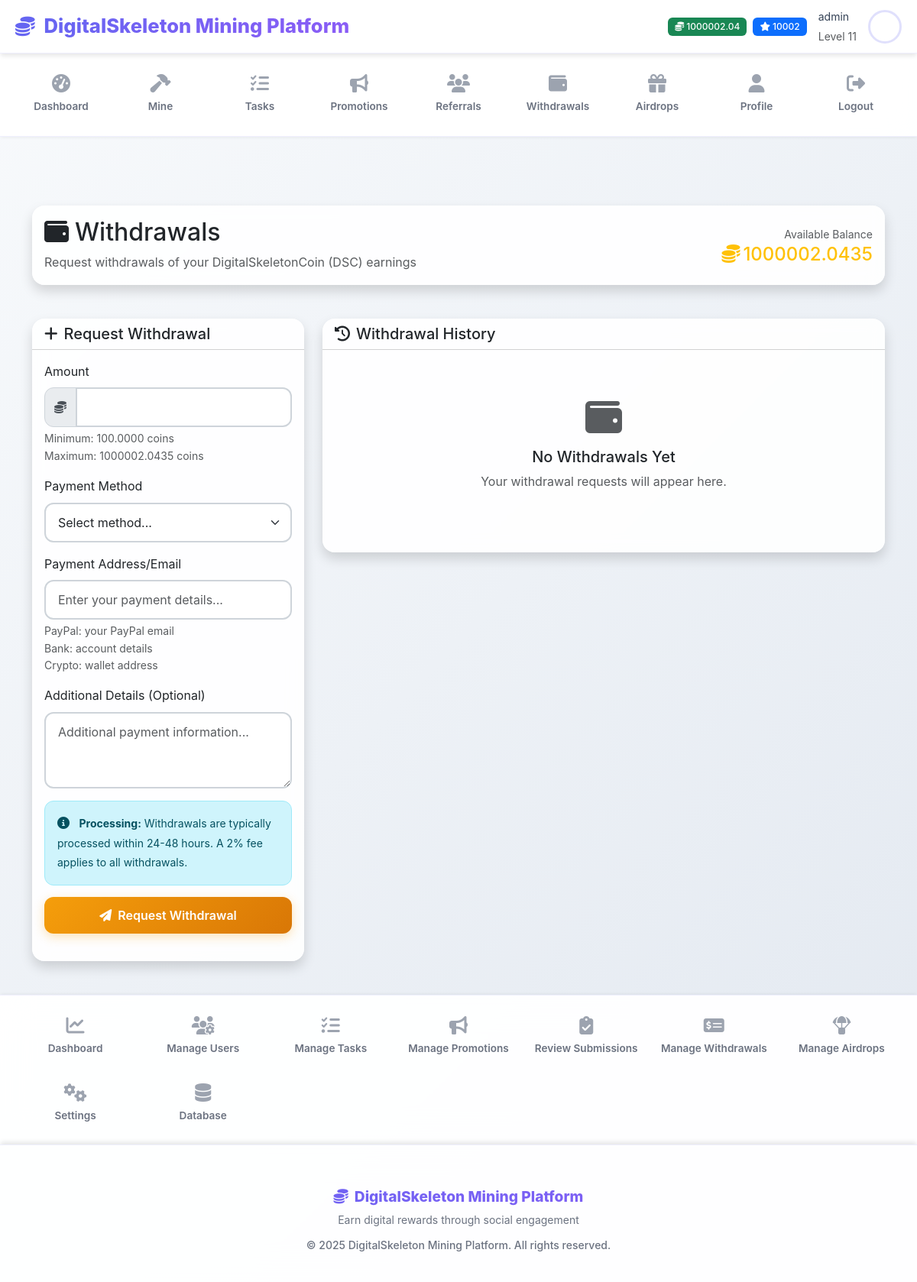
Before: /withdrawals (signed in) with the older database file.
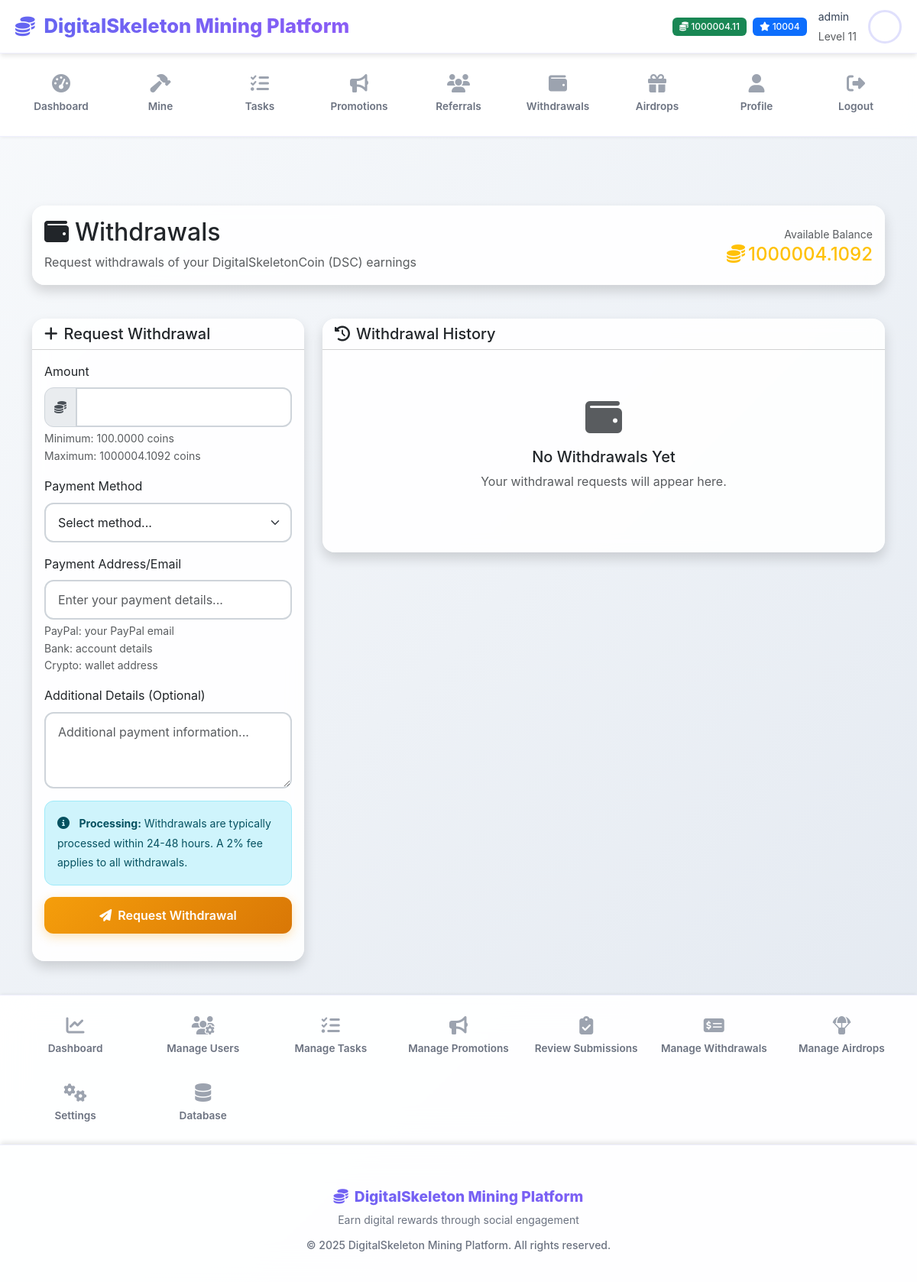
After: the same page with the newer database file.
### models/user.py (models this page shows, shortened)
class User(UserMixin, db.Model):
    id = db.Column(db.Integer, primary_key=True)
    username = db.Column(db.String(64), unique=True, nullable=False)
    email = db.Column(db.String(120), unique=True, nullable=False)
    password_hash = db.Column(db.String(256))
    first_name = db.Column(db.String(64))
    last_name = db.Column(db.String(64))
    balance = db.Column(db.Float, default=0.0)
    xp = db.Column(db.Integer, default=0)
    level = db.Column(db.Integer, default=1)
    mining_power = db.Column(db.Float, default=1.0)
    is_active = db.Column(db.Boolean, default=True)
    is_admin = db.Column(db.Boolean, default=False)
    email_verified = db.Column(db.Boolean, default=True)  # Auto-verified, no verification needed
    created_at = db.Column(db.DateTime, default=datetime.utcnow)
    last_login = db.Column(db.DateTime)
    last_mining = db.Column(db.DateTime)
    daily_mission_date = db.Column(db.Date)
    daily_missions_completed = db.Column(db.Integer, default=0)
    referral_code = db.Column(db.String(16), unique=True)
    referred_by = db.Column(db.Integer, db.ForeignKey('user.id'))
    wallet_address = db.Column(db.String(200))
    wallet_type = db.Column(db.String(50))  # 'paypal', 'bank', 'crypto'
    profile_image = db.Column(db.String(255))  # path to profile image
    mining_sessions = db.relationship('MiningSession', backref='user', lazy='dynamic')
    task_completions = db.relationship('TaskCompletion', foreign_keys='TaskCompletion.user_id', backref='user', lazy='dynamic')
    task_reviews = db.relationship('TaskCompletion', foreign_keys='TaskCompletion.reviewed_by', backref='task_reviewer', lazy='dynamic')
    withdrawals = db.relationship('Withdrawal', foreign_keys='Withdrawal.user_id', backref='user', lazy='dynamic')
    withdrawal_reviews = db.relationship('Withdrawal', foreign_keys='Withdrawal.reviewed_by', backref='withdrawal_reviewer', lazy='dynamic')
    airdrop_participations = db.relationship('AirdropParticipation', backref='user', lazy='dynamic')
    def get_profile_image_url(self):
        if self.profile_image:
            if self.profile_image.startswith('default-avatar-'):
                return f"/static/images/{self.profile_image}"
            else:
                return f"/static/uploads/profiles/{self.profile_image}"
        return "/static/images/default-avatar.svg"
    @property
    def profile_image_url(self):
        return self.get_profile_image_url()

### app.py (the view, shortened to what this page needs)
@app.route('/withdrawals', methods=['GET', 'POST'])
@login_required
def withdrawals():
    from models.withdrawal import Withdrawal
    from forms import WithdrawalForm
    from datetime import datetime
    user_withdrawals = Withdrawal.query.filter_by(user_id=current_user.id).order_by(Withdrawal.requested_at.desc()).all()
    return render_template('withdrawals.html', withdrawals=user_withdrawals)

### app.py (called while the page is built)
@login_manager.user_loader
def load_user(user_id):
    from models.user import User
    return User.query.get(int(user_id))

@app.before_request
def check_maintenance_mode():
    from flask import current_app
    from models.settings import AppSettings
    if request.endpoint and request.endpoint.startswith('static'):
        return
    if request.endpoint in ['auth.login', 'auth.logout']:
        return
    if request.endpoint and request.endpoint.startswith('admin.') and current_user.is_authenticated and current_user.is_admin:
        return
    try:
        settings = AppSettings.get_settings()
        if settings.maintenance_mode:
            if current_user.is_authenticated and current_user.is_admin:
                return
            return render_template('maintenance.html', message=settings.maintenance_message or "Platform under maintenance."), 503
    except Exception as e:
        current_app.logger.error(f"Error checking maintenance mode: {str(e)}")
        return

@app.context_processor
def inject_app_settings():
    from models.settings import AppSettings
    return dict(app_settings=AppSettings.get_settings())

### templates/withdrawals.html (shortened to what the changed rows need)
{% extends "base.html" %}
{% block content %}
<div class="container">
    <div class="row mb-4">
        <div class="col-12">
            <div class="card border-0 shadow">
                <div class="card-body">
                    <div class="d-flex justify-content-between align-items-center">
                        <div>
                            <h2><i class="fas fa-wallet me-2"></i>Withdrawals</h2>
                        </div>
                        <div class="text-end">
                            <small class="text-muted">Available Balance</small>
                            <h4 class="text-warning mb-0">
                                <i class="fas fa-coins me-1"></i>{{ "%.4f"|format(current_user.balance) }}
                            </h4>
                        </div>
                    </div>
                </div>
            </div>
        </div>
    </div>
    <div class="row">
        <div class="col-lg-4 mb-4">
            <div class="card border-0 shadow h-100">
                <div class="card-body">
                    <form method="POST" action="{{ url_for('withdrawals') }}">
                        <div class="mb-3">
                            <label for="amount" class="form-label">Amount</label>
                            <div class="input-group">
                                <span class="input-group-text">
                                </span>
                                <input type="number" class="form-control" id="amount" name="amount"
                                       step="0.0001" min="0.0001" max="{{ current_user.balance }}" required>
                            </div>
                            <div class="form-text">
                                Minimum: 100.0000 coins<br>
                                Maximum: {{ "%.4f"|format(current_user.balance) }} coins
                            </div>
                        </div>
                    </form>
                </div>
            </div>
        </div>
    </div>
</div>
{% endblock %}

### templates/base.html (shortened to what the changed rows need)
<!DOCTYPE html>
<html lang="en" data-bs-theme="light">
<head>
    <link href="https://cdn.jsdelivr.net/npm/bootstrap@5.3.0/dist/css/bootstrap.min.css" rel="stylesheet">
    <link rel="stylesheet" href="https://cdnjs.cloudflare.com/ajax/libs/font-awesome/6.4.0/css/all.min.css">
    <link rel="stylesheet" href="{{ url_for('static', filename='css/style.css') }}">
</head>
<body>
    <header class="app-header">
        {% if current_user.is_authenticated %}
        <div class="user-info">
            <div class="d-flex align-items-center gap-2">
                <span class="badge bg-success">
                    <i class="fas fa-coins"></i> {{ "%.2f"|format(current_user.balance) }}
                </span>
                <span class="badge bg-primary">
                    <i class="fas fa-star"></i> {{ current_user.xp }}
                </span>
            </div>
            <div class="username d-none d-md-block">
                <small>{{ current_user.username }}</small><br>
                <small class="text-muted">Level {{ current_user.level }}</small>
            </div>
            <img src="{{ current_user.profile_image_url }}"
                 alt="Profile" class="user-avatar">
        </div>
        {% endif %}
    </header>
    <main class="main-content">
        <div class="container-fluid">
            {% block content %}{% endblock %}
        </div>
    </main>
</body>
</html>

Changed rows visible on the page:
changed User "admin": balance "1000002.04" → "1000004.11"; xp "10002" → "10004"; balance "1000002.0435" → "1000004.1092"
